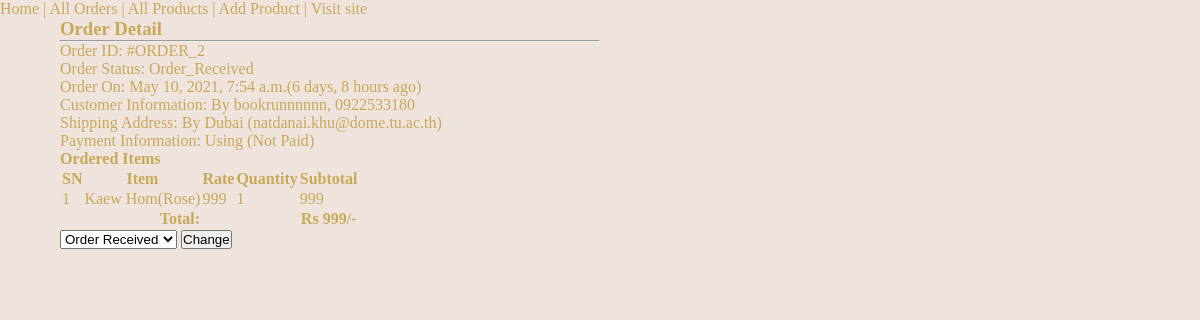
The page /adminorder/2/ (signed in) on the database its author committed.
### myapp/models.py (models this page shows, shortened)
class order(models.Model):
    cart =  models.OneToOneField(Cart, on_delete=models.CASCADE)
    ordered_by = models.CharField(max_length=200)
    shipping_address = models.CharField(max_length=200)
    mobile = models.CharField(max_length=10)
    email = models.EmailField(null=True,blank=True)
    paymentcardno = models.CharField(max_length=15,default=None)
    subtotal = models.PositiveIntegerField()
    discount = models.PositiveIntegerField()
    total = models.PositiveIntegerField()
    order_status = models.CharField(max_length=50,choices=ORDER_STATUS)
    created_at = models.DateTimeField(auto_now_add=True)

class Cartwatch(models.Model):
    cart = models.ForeignKey(Cart, on_delete=models.CASCADE)
    watch = models.ForeignKey(Watch, on_delete=models.CASCADE)
    price = models.PositiveIntegerField()
    quantity = models.PositiveIntegerField(default=1)
    subtotal = models.PositiveIntegerField()

class Watch(models.Model):
    brand=models.CharField(max_length=30)
    model=models.CharField(max_length=30)
    category=models.ForeignKey(category,default=None,related_name='+',on_delete=models.CASCADE)
    price = models.DecimalField(max_digits=10,decimal_places=2)
    des = models.CharField(max_length=1000, default=None)
    image=models.ImageField(blank=True,null=True)

### myapp/views.py (the view)
# urls.py: path("adminorder/<int:pk>/", AdminOrderDetailView.as_view(),
class AdminOrderDetailView(AdminRequiredMixin, DetailView):
    template_name = "adminorderdetail.html"
    model = order
    context_object_name = "ord_obj"
    def get_context_data(self, **kwargs):
        context = super().get_context_data(**kwargs)
        context["allstatus"] = ORDER_STATUS
        return context

### myapp/views.py (called while the page is built)
    def dispatch(self, request, *args, **kwargs):
        if request.user.is_authenticated and Admin.objects.filter(user=request.user).exists():
            pass
        else:
            return redirect("/adminlogin/")
        return super().dispatch(request, *args, **kwargs)

### myapp/Templates/adminorderdetail.html (shortened to what this page needs)
{% load static %}
<!DOCTYPE html>
<html lang="en">
<head>
    <link rel="stylesheet" type="text/css" href={% static "style.css" %}>
</head>
<body>
<a href="{% url 'adminhome' %}">Home</a> | <a href="{% url 'adminorderlist' %}">All Orders</a> | <a href="{% url 'adminproductlist' %}">All Products</a> | <a href="{% url 'adminproductcreate' %}" target="_blank">Add Product</a> | <a href="{% url 'index' %}" target="_blank">Visit site</a>
<div class="container">
    <div class="row">
        <div class="col-md-8 mx-auto">
            <h3>Order Detail</h3>
            <hr>
            <p><span class="font-weight-bold">Order ID: </span> #ORDER_{{ord_obj.id}}</p>
            <p><span class="font-weight-bold">Order Status: </span> {{ord_obj.order_status}}</p>
            <p><span class="font-weight-bold">Order On: </span> {{ord_obj.created_at}}({{ord_obj.created_at|timesince}} ago)</p>
            <p><span class="font-weight-bold">Customer Information: </span> By {{ord_obj.ordered_by}}, {{ord_obj.mobile}}</p>
            <p><span class="font-weight-bold">Shipping Address: </span> By {{ord_obj.shipping_address}} ({{ord_obj.email}})</p>
            <p><span class="font-weight-bold">Payment Information: </span>  Using {{ord_obj.payment_method}} ({% if ord_obj.payment_completed %}Payment Completed{% else %}Not Paid{% endif %})</p>
            <h4>Ordered Items</h4>
            <table class="table">
                <thead>
                    <tr>
                        <th>SN</th>
                        <th>Item</th>
                        <th>Rate</th>
                        <th>Quantity</th>
                        <th>Subtotal</th>
                    </tr>
                </thead>
                <tbody>
                    {% for cp in ord_obj.cart.cartwatch_set.all %}
                    <tr>
                        <td>{{forloop.counter}}</td>
                        <td><a target="_blank"
                                href="{% url 'Watch' cp.watch.id %}">{{cp.watch.brand}}({{cp.watch.model}})</a>
                        </td>
                        <td>{{cp.price}}</td>
                        <td>{{cp.quantity}}</td>
                        <td>{{cp.subtotal}}</td>
                    </tr>
                    {% endfor %}
                    <tr>
                        <th colspan="4" class="text-right">Total: </th>
                        <th>Rs {{ord_obj.total}}/-</th>
                    </tr>
                </tbody>
            </table>
            <form action="{% url 'adminorderstatuschange' ord_obj.id %}" method="POST">
                <select name="status">
                    {% for i, j in allstatus %}
                    <option value="{{i}}" {% if i == ord_obj.order_status %}selected{% endif %}>{{j}}</option>
                    {% endfor %}
                </select>
                <button class="btn btn-info">Change</button>
            </form>
        </div>
    </div>
</div>

### myapp/static/style.css (style rules this page uses)
* { margin: 0; padding:0; box-sizing: border-box; }
a { text-decoration: none; color: inherit; }
body { background-color: #eee3dd; color: #C9A959; }
.container { max-width: 1920px; display: grid; grid-template-columns: 1fr 1fr; grid-template-areas: 'header header' 'navbar navbar' 'main main' 'footer footer'; grid-gap: 0px; margin-left: 5%; margin-right: 5%; }

### rows shown on the page
order: id "2", order_status "Order_Received", created_at "May 10, 2021, 7:54 a.m.", created_at "6 days, 8 hours", ordered_by "bookrunnnnnn", mobile "0922533180", shipping_address "Dubai", email "natdanai.khu@dome.tu.ac.th", total "999"
Cartwatch: watch.brand "Kaew Hom", watch.model "Rose", price "999", quantity "1", subtotal "999"

### other values the page prints
form field status "Order Received"
